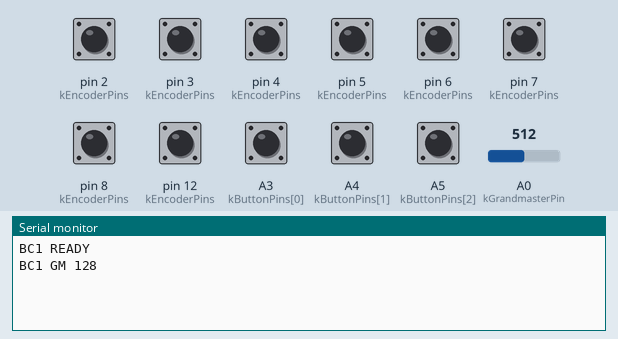
Simulated run of this sketch. Board: Arduino Uno, built with avr-gcc and run on an emulated ATmega328P. On the bench: the last lines printed to the serial monitor. Inputs (shaded band) come from the test bench; at power-on: A3 (kButtonPins[0]), A4 (kButtonPins[1]), A5 (kButtonPins[2]), pin 2 (kEncoderPins), pin 3 (kEncoderPins), pin 4 (kEncoderPins), pin 5 (kEncoderPins), pin 6 (kEncoderPins), pin 7 (kEncoderPins), pin 8 (kEncoderPins), pin 12 (kEncoderPins) HIGH, A0 (kGrandmasterPin) = 512.

Above: at 1.2 s.
1.3 s: A3 (kButtonPins[0]) pulled LOW for 0.15 s
At 2.3 s:
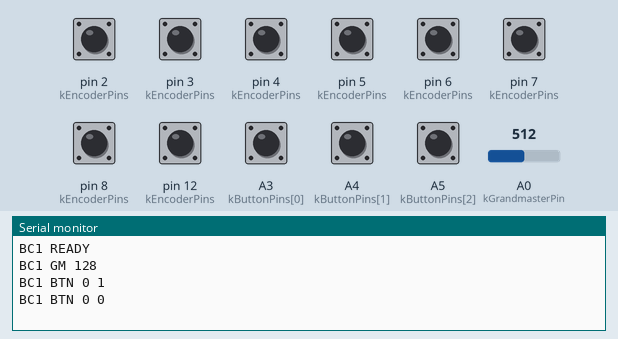
2.9 s: A0 (kGrandmasterPin) set to 716
At 3.6 s:
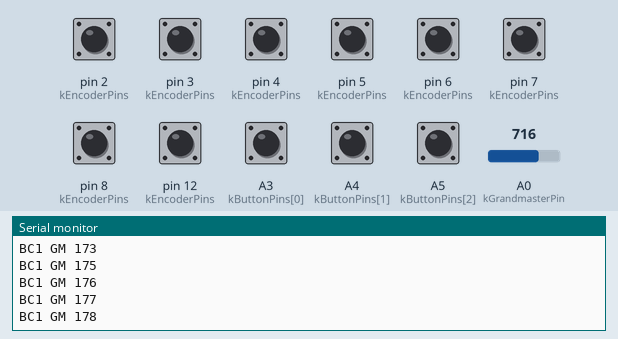
4.4 s: A4 (kButtonPins[1]) pulled LOW for 0.15 s
At 5.7 s:
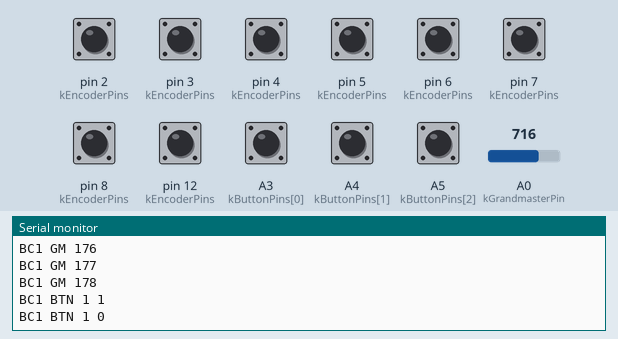
6.0 s: A5 (kButtonPins[2]) pulled LOW for 0.15 s
At 7.1 s:
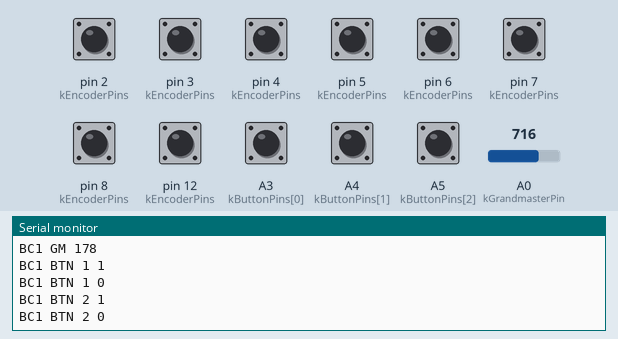
7.6 s: A0 (kGrandmasterPin) set to 900
At 8.4 s:
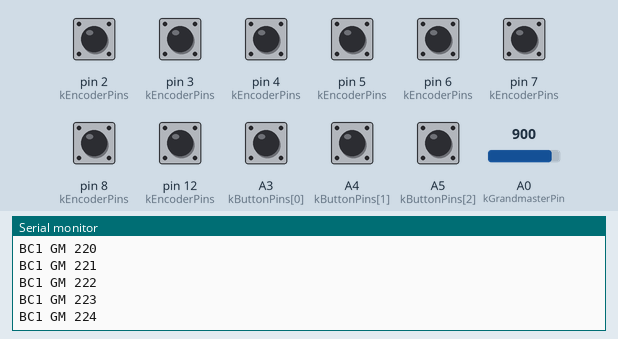
Timing chart, 0 to 10.1 s (numbered marks = the images above; inputs shaded):
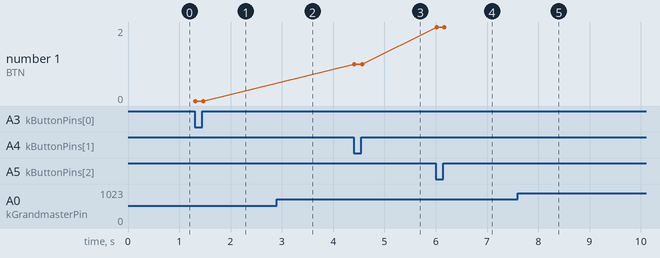

The sketch:

BrassCueFirmware.ino
```cpp
#include "input_logic.hpp"

// BrassCue BC1 serial protocol, 115200 baud. Displays are not connected yet.

namespace {
struct EncoderPins { uint8_t a; uint8_t b; };

constexpr EncoderPins kEncoderPins[4] = {
    {2, 3}, {4, 5}, {6, 7}, {8, 12}
};
constexpr uint8_t kButtonPins[3] = {A3, A4, A5};
constexpr uint8_t kGrandmasterPin = A0;

brasscue::QuadratureEncoder encoders[4];
brasscue::ButtonDebouncer buttons[3];
brasscue::GrandmasterFilter grandmaster;
uint8_t last_master = 255;
bool first_master = true;
uint32_t last_fader_poll = 0;
char rx_line[64]{};
uint8_t rx_length = 0;
bool rx_overflow = false;
uint8_t host_rgbw[4] = {0, 0, 0, 0};
uint8_t host_master = 255;

void report_encoder(uint8_t index, int8_t delta) {
    Serial.print(F("BC1 ENC "));
    Serial.print(index);
    Serial.print(' ');
    Serial.println(delta);
}

void report_button(uint8_t index, int8_t delta) {
    Serial.print(F("BC1 BTN "));
    Serial.print(index);
    Serial.print(delta > 0 ? F(" 1") : F(" 0"));
    Serial.println();
}
}

bool parse_decimal(const char*& ptr, uint8_t& out) {
    if (*ptr < '0' || *ptr > '9') return false;
    uint16_t value = 0;
    while (*ptr >= '0' && *ptr <= '9') {
        value = uint16_t(value * 10u + uint8_t(*ptr - '0'));
        if (value > 255u) return false;
        ++ptr;
    }
    out = uint8_t(value);
    return true;
}

void handle_command(const char* line) {
    if (strcmp(line, "BC1 HELLO") == 0) {
        Serial.println(F("BC1 READY"));
        return;
    }
    if (strncmp(line, "BC1 STATE ", 10) != 0) return;
    const char* p = line + 10;
    uint8_t fields[5];
    for (uint8_t i = 0; i < 5; ++i) {
        if (!parse_decimal(p, fields[i])) return;
        if (i != 4) {
            if (*p != ' ') return;
            ++p;
        }
    }
    if (*p != '\0') return;
    for (uint8_t i = 0; i < 4; ++i) host_rgbw[i] = fields[i];
    host_master = fields[4];
    // No displays yet. Acknowledge only after a complete, valid state.
    Serial.println(F("BC1 ACK STATE"));
}

void poll_serial() {
    // Bound per-loop work so encoder scan is not starved by UART traffic.
    for (uint8_t i = 0; i < 24 && Serial.available() > 0; ++i) {
        const char ch = char(Serial.read());
        if (ch == '\r') continue;
        if (ch == '\n') {
            if (!rx_overflow && rx_length > 0) {
                rx_line[rx_length] = '\0';
                handle_command(rx_line);
            }
            rx_length = 0;
            rx_overflow = false;
        } else if (!rx_overflow) {
            if (ch < 32 || ch > 126 || rx_length >= sizeof(rx_line) - 1) {
                rx_length = 0;
                rx_overflow = true;
            } else {
                rx_line[rx_length++] = ch;
            }
        }
    }
}

void setup() {
    Serial.begin(115200);
    for (uint8_t i = 0; i < 4; ++i) {
        pinMode(kEncoderPins[i].a, INPUT_PULLUP);
        pinMode(kEncoderPins[i].b, INPUT_PULLUP);
        (void)encoders[i].sample(digitalRead(kEncoderPins[i].a) == HIGH,
                                 digitalRead(kEncoderPins[i].b) == HIGH);
    }
    for (uint8_t i = 0; i < 3; ++i) {
        pinMode(kButtonPins[i], INPUT_PULLUP);
        (void)buttons[i].sample(digitalRead(kButtonPins[i]) == LOW, millis());
    }
    pinMode(kGrandmasterPin, INPUT);
    Serial.println(F("BC1 READY"));
}

void loop() {
    poll_serial();
    for (uint8_t i = 0; i < 4; ++i) {
        const int8_t delta = encoders[i].sample(digitalRead(kEncoderPins[i].a) == HIGH,
                                                  digitalRead(kEncoderPins[i].b) == HIGH);
        if (delta != 0) report_encoder(i, delta);
    }

    const uint32_t now = millis();
    for (uint8_t i = 0; i < 3; ++i) {
        const int8_t delta = buttons[i].sample(digitalRead(kButtonPins[i]) == LOW, now);
        if (delta != 0) report_button(i, delta);
    }

    if (uint32_t(now - last_fader_poll) >= 5u) {
        last_fader_poll = now;
        const uint8_t master = grandmaster.sample(analogRead(kGrandmasterPin));
        if (first_master || master != last_master) {
            Serial.print(F("BC1 GM "));
            Serial.println(master);
            last_master = master;
            first_master = false;
        }
    }
}
```

input_logic.hpp
```cpp
#pragma once

// Hardware-independent input processing; compiled by Arduino and native tests.
// Only small integer types and fixed storage are used.

#include <stdint.h>

namespace brasscue {

class QuadratureEncoder {
public:
    // Pass the *logic level* of both pull-up inputs, true for HIGH.
    // Returns -1, 0, or +1 for a completed four-edge detent.
    int8_t sample(bool a_high, bool b_high) {
        const uint8_t state = (uint8_t(a_high) << 1) | uint8_t(b_high);
        if (!initialized_) {
            previous_ = state;
            initialized_ = true;
            return 0;
        }
        // Index is previous AB then current AB (two bits each).
        static const int8_t transition[16] = {
             0, -1, +1,  0,
            +1,  0,  0, -1,
            -1,  0,  0, +1,
             0, +1, -1,  0
        };
        const uint8_t changed = uint8_t(previous_ ^ state);
        const int8_t delta = transition[(previous_ << 2) | state];
        previous_ = state;
        if (changed == 3) {
            quarter_steps_ = 0; // Invalid two-bit transition.
            return 0;
        }
        quarter_steps_ = int8_t(quarter_steps_ + delta);
        if (quarter_steps_ >= 4) { quarter_steps_ = 0; return +1; }
        if (quarter_steps_ <= -4) { quarter_steps_ = 0; return -1; }
        return 0;
    }

private:
    uint8_t previous_ = 0;
    int8_t quarter_steps_ = 0;
    bool initialized_ = false;
};

class ButtonDebouncer {
public:
    // pressed=true when the pull-up pin reads LOW.
    // Returns +1 on press, -1 on release, 0 when unchanged.
    int8_t sample(bool pressed, uint32_t milliseconds, uint16_t debounce_ms = 15) {
        if (!initialized_) {
            initialized_ = true;
            stable_ = pressed;
            candidate_ = pressed;
            changed_at_ = milliseconds;
            return 0;
        }
        if (pressed != candidate_) {
            candidate_ = pressed;
            changed_at_ = milliseconds;
        }
        if (candidate_ != stable_ &&
            uint32_t(milliseconds - changed_at_) >= debounce_ms) {
            stable_ = candidate_;
            return stable_ ? +1 : -1;
        }
        return 0;
    }

private:
    uint32_t changed_at_ = 0;
    bool initialized_ = false;
    bool stable_ = false;
    bool candidate_ = false;
};

class GrandmasterFilter {
public:
    // ADC range 0..1023, result is 0..255.
    uint8_t sample(uint16_t adc) {
        if (adc > 1023) adc = 1023;
        if (!initialized_) {
            filtered_ = adc;
            initialized_ = true;
        } else {
            filtered_ = uint16_t((uint32_t(filtered_) * 3u + adc + 2u) / 4u);
        }
        return uint8_t((uint32_t(filtered_) * 255u + 511u) / 1023u);
    }

private:
    uint16_t filtered_ = 0;
    bool initialized_ = false;
};

} // namespace brasscue
```

Measured:
- after the input at 1.3 s, the serial monitor: prints a new line at once (image 1)
- after the input at 2.9 s, the serial monitor: prints a new line at once (image 2)
- after the input at 4.4 s, the serial monitor: prints a new line at once (image 3)
- after the input at 6.0 s, the serial monitor: prints a new line at once (image 4)
- after the input at 7.6 s, the serial monitor: prints a new line at once (image 5)
- plotted number 1: 1 → 2 after the input at 6.0 s
